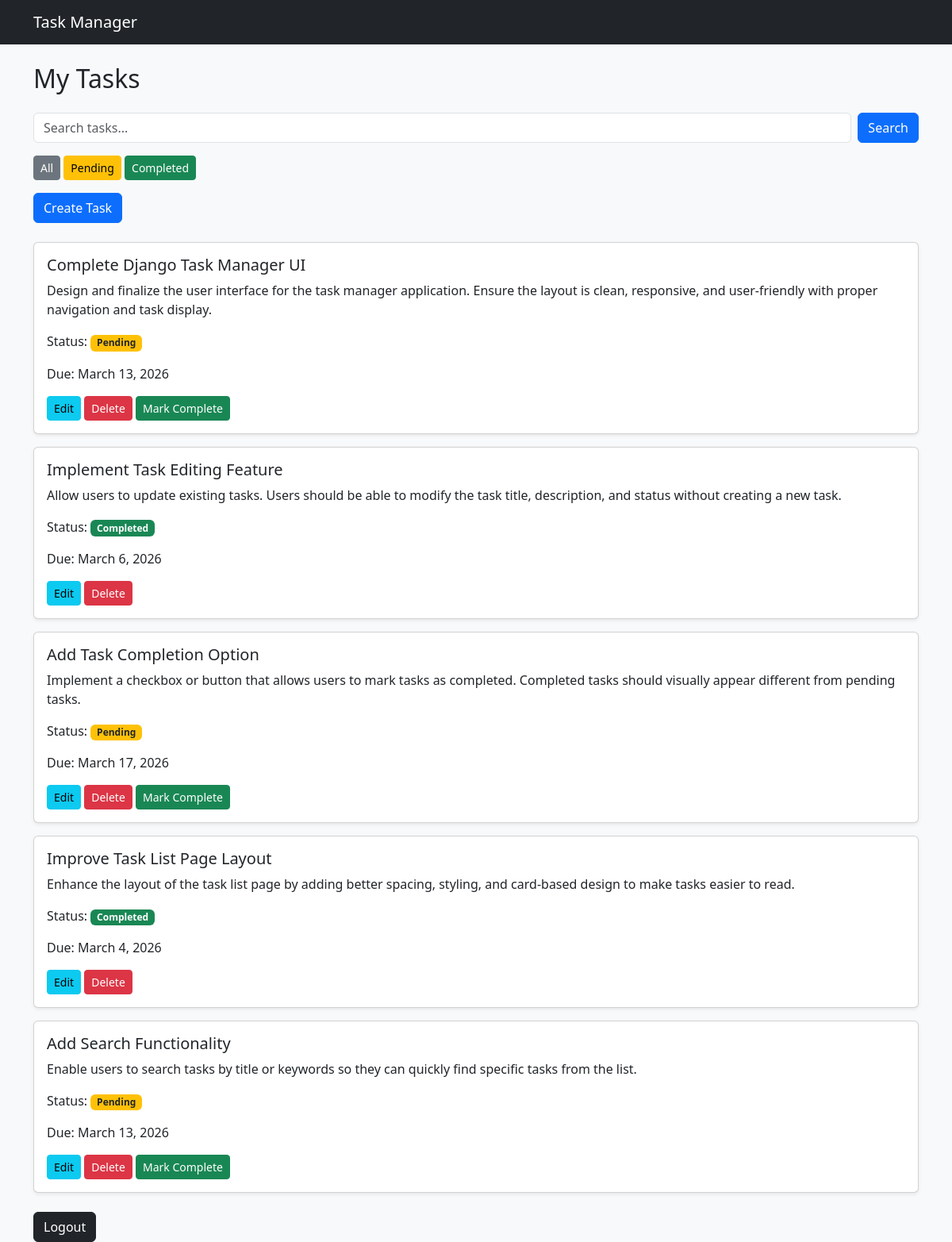
Screenshot of / (signed in) with the database file from the repository.
### tasks/models.py (models this page shows, shortened)
class Task(models.Model):
    STATUS_CHOICES = [
        ('pending', 'Pending'),
        ('completed', 'Completed')
    ]
    title = models.CharField(max_length=200)
    description = models.TextField()
    status = models.CharField(max_length=10, choices=STATUS_CHOICES, default='pending')
    due_date = models.DateField()
    created_date = models.DateTimeField(auto_now_add=True)
    user = models.ForeignKey(User, on_delete=models.CASCADE)

### tasks/views.py (the view)
# urls.py: path('', TaskListView.as_view(), name='tasks'),
class TaskListView(LoginRequiredMixin, ListView):
    model = Task
    template_name = 'task_list.html'
    context_object_name = 'tasks'
    def get_queryset(self):
        queryset = Task.objects.filter(user=self.request.user)
        status = self.request.GET.get('status')
        if status == 'pending':
            queryset = queryset.filter(status='pending')
        elif status == 'completed':
            queryset = queryset.filter(status='completed')
        search = self.request.GET.get('search')
        if search:
            queryset = queryset.filter(
                Q(title__icontains=search) |
                Q(description__icontains=search)
            )
        return queryset

### templates/task_list.html (shortened to what this page needs)
{% extends 'base.html' %}
{% block content %}
<h2 class="mb-4">My Tasks</h2>
<form method="GET" class="mb-3 d-flex">
    <input class="form-control me-2" type="text" name="search" placeholder="Search tasks..." value="{{ request.GET.search }}">
    <button class="btn btn-primary">Search</button>
</form>
<div class="mb-3">
    <a class="btn btn-secondary btn-sm" href="/">All</a>
    <a class="btn btn-warning btn-sm" href="/?status=pending">Pending</a>
    <a class="btn btn-success btn-sm" href="/?status=completed">Completed</a>
</div>
<a href="{% url 'task-create' %}" class="btn btn-primary mb-4">Create Task</a>
{% for task in tasks %}
<div class="card mb-3 shadow-sm">
    <div class="card-body">
        <h5 class="card-title">{{ task.title }}</h5>
        <p class="card-text">{{ task.description }}</p>
        <p>
            Status:
            {% if task.status == "completed" %}
                <span class="badge bg-success">Completed</span>
            {% else %}
                <span class="badge bg-warning text-dark">Pending</span>
            {% endif %}
        </p>
        <p>Due: {{ task.due_date }}</p>
        <a href="{% url 'task-update' task.pk %}" class="btn btn-sm btn-info">Edit</a>
        <a href="{% url 'task-delete' task.pk %}" class="btn btn-sm btn-danger">Delete</a>
        {% if task.status != "completed" %}
        <a href="{% url 'task-complete' task.pk %}" class="btn btn-sm btn-success">
            Mark Complete
        </a>
        {% endif %}
    </div>
</div>
{% empty %}
<div class="alert alert-info">
    No tasks found.
</div>
{% endfor %}
<div class="mt-4 text-start">
<form method="POST" action="{% url 'logout' %}">
    <button class="btn btn-dark">Logout</button>
</form>
</div>
{% endblock %}

### templates/base.html (shortened to what this page needs)
<!DOCTYPE html>
<html>
<head>
    <link href="https://cdn.jsdelivr.net/npm/bootstrap@5.3.3/dist/css/bootstrap.min.css" rel="stylesheet">
</head>
<body class="bg-light">
<nav class="navbar navbar-dark bg-dark">
    <div class="container">
        <a class="navbar-brand" href="/">Task Manager</a>
    </div>
</nav>
<div class="container mt-4">
    {% block content %}
    {% endblock %}
</div>
</body>
</html>

### rows the page displays
Task: title "Complete Django Task Manager UI", description "Design and finalize the user interface for the task manager application. Ensure the layout is clean, responsive, and user-friendly with proper navigation and task display.", status "Pending", due_date "March 13, 2026"
Task: title "Implement Task Editing Feature", description "Allow users to update existing tasks. Users should be able to modify the task title, description, and status without creating a new task.", status "Completed", due_date "March 6, 2026"
Task: title "Add Task Completion Option", description "Implement a checkbox or button that allows users to mark tasks as completed. Completed tasks should visually appear different from pending tasks.", status "Pending", due_date "March 17, 2026"
Task: title "Improve Task List Page Layout", description "Enhance the layout of the task list page by adding better spacing, styling, and card-based design to make tasks easier to read.", status "Completed", due_date "March 4, 2026"
Task: title "Add Search Functionality", description "Enable users to search tasks by title or keywords so they can quickly find specific tasks from the list.", status "Pending", due_date "March 13, 2026"
